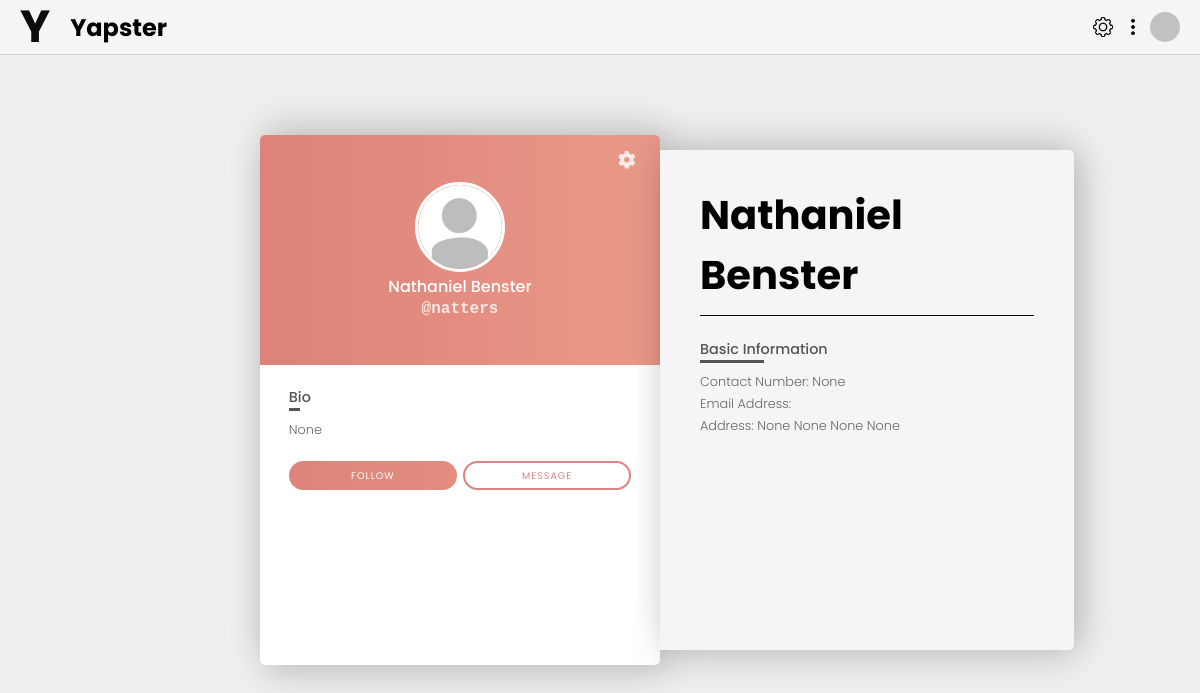
Page /public-profile/ (signed in) on the committed database.
### user/models.py (models this page shows, shortened)
class YapsterUser(models.Model):
    user = models.OneToOneField(User, on_delete=models.CASCADE, related_name='yapsteruser')
    gender = models.CharField(max_length=10, null=True, blank=True)
    bio = models.TextField(null=True, blank=True)
    profile_image = models.ImageField(upload_to='profile_images/', blank=True, null=True)
    phone_number = models.CharField(max_length=15, null=True, blank=True)
    city = models.CharField(max_length=50, null=True, blank=True)
    state = models.CharField(max_length=50, null=True, blank=True)
    postcode = models.CharField(max_length=10, null=True, blank=True)
    country = models.CharField(max_length=50, null=True, blank=True)
    is_deleted = models.BooleanField(default=False)
    first_name = models.CharField(max_length=30, null=True, blank=True)
    last_name = models.CharField(max_length=30, null=True, blank=True)
    email = models.EmailField(null=True, blank=True)

### user/views.py (the view)
# urls.py: path('public-profile/', view_public_profile, name='public_profile'),
@login_required
def view_public_profile(request):
    user = get_object_or_404(YapsterUser, user=request.user)
    return render(request, 'public_profile.html', {'yapster_user': user})

### user/templates/public_profile.html (shortened to what this page needs)
{% load static %}
<!DOCTYPE html>
<html lang="en">
<head>
    <link rel="stylesheet" href="{% static 'yapster/styles.css' %}" />
    <link rel="stylesheet" href="{%  static 'public-profile.css' %}">
</head>
<body>
    {% include 'html/navbar.html' %}
    <div class="container">
        <div class="card">
            <div class="header">
                <a href="{% url 'profile_page' %}" class="settings">
                    <i class="fas fa-cog"></i>
                </a>
                <div class="main">
                    <div class="image">
                        <img id="profileImage" src="
                                {% if user.yapsteruser.profile_image and user.yapsteruser.profile_image.url %}{{ user.yapsteruser.profile_image.url }}{% else %}{% static 'images/default_profile.jpg' %}{% endif %}"
                             width="100" height="100" alt="Profile Picture"
                             onerror="this.onerror=null;this.src='{% static 'images/default_profile.jpg' %}';">
                    </div>
                    <h3 class="name">{{ user.first_name }} {{ user.last_name }}</h3>
                    <h3 class="sub-name">@{{ user.username }}</h3>
                </div>
            </div>
            <div class="content">
                <div class="left">
                    <div class="about-container">
                        <h3 class="title">Bio</h3>
                        <p class="text" id="bioText">{{ user.yapsteruser.bio }}</p>
                    </div>
                    <div class="buttons-wrap">
                        <div class="follow-wrap">
                            <a href="#" class="follow">Follow</a>
                        </div>
                        <div class="message-wrap">
                            <a href="#" class="message">Message</a>
                        </div>
                    </div>
                </div>
            </div>
        </div>
        <div class="info">
            <div class="person-name">
                    <div>
                        <h1 class="big">{{ user.first_name }} {{ user.last_name }}</h1>
                    </div>
                </div>
                    <h3 class="title">Basic Information</h3>
                    <p class="text">Contact Number: {{ yapster_user.phone_number }}</p>
                    <p class="text">Email Address: {{ user.email }}</p>
                    <p class="text">Address: {{ yapster_user.state }} {{ yapster_user.city }}
                        {{ yapster_user.postcode }} {{ yapster_user.country }}</p>
            </div>
        </div>
</body>
</html>

### static/yapster/styles.css (style rules this page uses)
* { padding: 0; margin: 0; box-sizing: border-box; }
html, body { font-family: "Poppins", serif; }
body { background-color: rgb(248, 248, 248); }
a { text-decoration: none; color: rgb(12, 12, 12); }
img { display: block; width: 100%; height: auto; }

### user/static/public-profile.css (style rules this page uses)
* { padding: 0; margin: 0; box-sizing: border-box; font-family: 'Poppins', sans-serif; }
body { background-color: #efefef; }
.container { padding: 20px; display: flex; justify-content: flex-start; align-items: center; min-height: 100vh; margin-left: 20%; }
.card { position: relative; width: 400px; background-color: #fff; border-radius: 5px; overflow: hidden; box-shadow: 15px 0 35px rgba(0, 0, 0, 0.1), 0 -15px 35px rgba(0, 0, 0, 0.1), 0 15px 35px rgba(0, 0, 0, 0.1); }
.card:before { content: ''; position: absolute; width: 100%; height: 270px; top: 0; left: 0; background: linear-gradient(90deg, #D2736F, #E89686, #E6B09E) no-repeat center center fixed; clip-path: inset(0); }
.header { position: relative; height: 265px; }
.settings { position: absolute; top: 1rem; right: 2rem; font-size: 1.5rem; color: #fff; opacity: .8; transition: .3s; z-index: 3; text-decoration: none; }
.main { position: absolute; width: 100%; height: 100%; top: 0; left: 0; display: flex; flex-direction: column; justify-content: center; align-items: center; }
.main .image { position: relative; width: 150px; height: 150px; border-radius: 50%; background: no-repeat center / cover; border: 2px solid #ffffff; margin-bottom: 2px; overflow: hidden; cursor: pointer; }
.image img { width: 100%; height: 100%; object-fit: cover; border-radius: 50%; }
.name { font-size: 1.2rem; color: #fff; font-weight: 500; line-height: 1; margin: 5px 0; }
.sub-name { font-family: 'Cutive Mono', monospace; font-size: 1.2rem; opacity: .8; color: #fff; }
.content { padding: 1.7rem 2.5rem 2.6rem 2.5rem; position: relative; }
.title { position: relative; color: #555; font-weight: 500; font-size: 1.1rem; padding: 0 0 3px 0; margin-bottom: .9rem; display: inline-block; }
.title:after { content: ''; position: absolute; height: 3px; width: 50%; background-color: #555; bottom: 0; left: 0; }
.text { color: #666; font-weight: 300; line-height: 1.7; }
.buttons-wrap { display: flex; margin-top: 20px; }
.follow-wrap, .message-wrap { flex: 4; display: flex; justify-content: center; align-items: center; transition: .5s; }
.follow { padding: 9.6px 0; width: 100%; background: linear-gradient(90deg, #D2736F, #E89686, #E6B09E) no-repeat center center fixed; color: #fff; text-align: center; text-decoration: none; font-size: .7rem; letter-spacing: 1px; text-transform: uppercase; border-radius: 18.1px; margin-right: 3px; }
.message { padding: 7.6px 0; width: 100%; border: 2px solid #dc8383; color: #dc8383; text-decoration: none; text-align: center; font-size: .7rem; letter-spacing: 1px; text-transform: uppercase; margin-left: 3px; border-radius: 18.1px; }
@media (max-width: 1370px) { .header { height: 230px; } }
@media (max-width: 1370px) { .card:before { clip-path: inset(0); height: 230px; } }
@media (max-width: 1370px) { .settings { font-size: 1.1rem; top: .75rem; right: 1.5rem; } }
@media (max-width: 1370px) { .main .image { width: 90px; height: 90px; border-width: 3px; } }
@media (max-width: 1370px) { .name, .sub-name { font-size: 1rem; } }
@media (max-width: 1370px) { .content { width: 400px; height: 300px; padding: 1.2rem 1.8rem 1.8rem 1.8rem; display: flex; flex-direction: column; overflow: hidden; } }
@media (max-width: 1370px) { .title { font-size: .9rem; margin-bottom: .5rem; } }
@media (max-width: 1370px) { .text { font-size: .8rem; } }
@media (max-width: 1370px) { .follow { padding: 7.6px 0; border-radius: 14.6px; font-size: .6rem; } }
@media (max-width: 1370px) { .message { padding: 5.6px 0; border-radius: 14.6px; font-size: .6rem; } }
.info { width: 45%; height: 100%; min-height: 500px; background-color: #f5f5f5; border-radius: 0px 5px 5px 0px; z-index: 1; padding: 35px 40px; box-shadow: 15px 0 35px rgba(0, 0, 0, 0.1), 0 -15px 35px rgba(0, 0, 0, 0.1), 0 15px 35px rgba(0, 0, 0, 0.1); }
.person-name { display: flex; flex-direction: column; align-items: center; margin-bottom: 20px; border-bottom: 1px solid black; }
.person-name .big { font-size: 2.5rem; font-weight: bold; margin-bottom: 10px; }

### rows in the picture
YapsterUser: phone_number "None", state "None", city "None", postcode "None", country "None"

### other values in the picture
{{ user.first_name }} "Nathaniel"
{{ user.last_name }} "Benster"
{{ user.username }} "natters"
{{ user.yapsteruser.bio }} "None"
